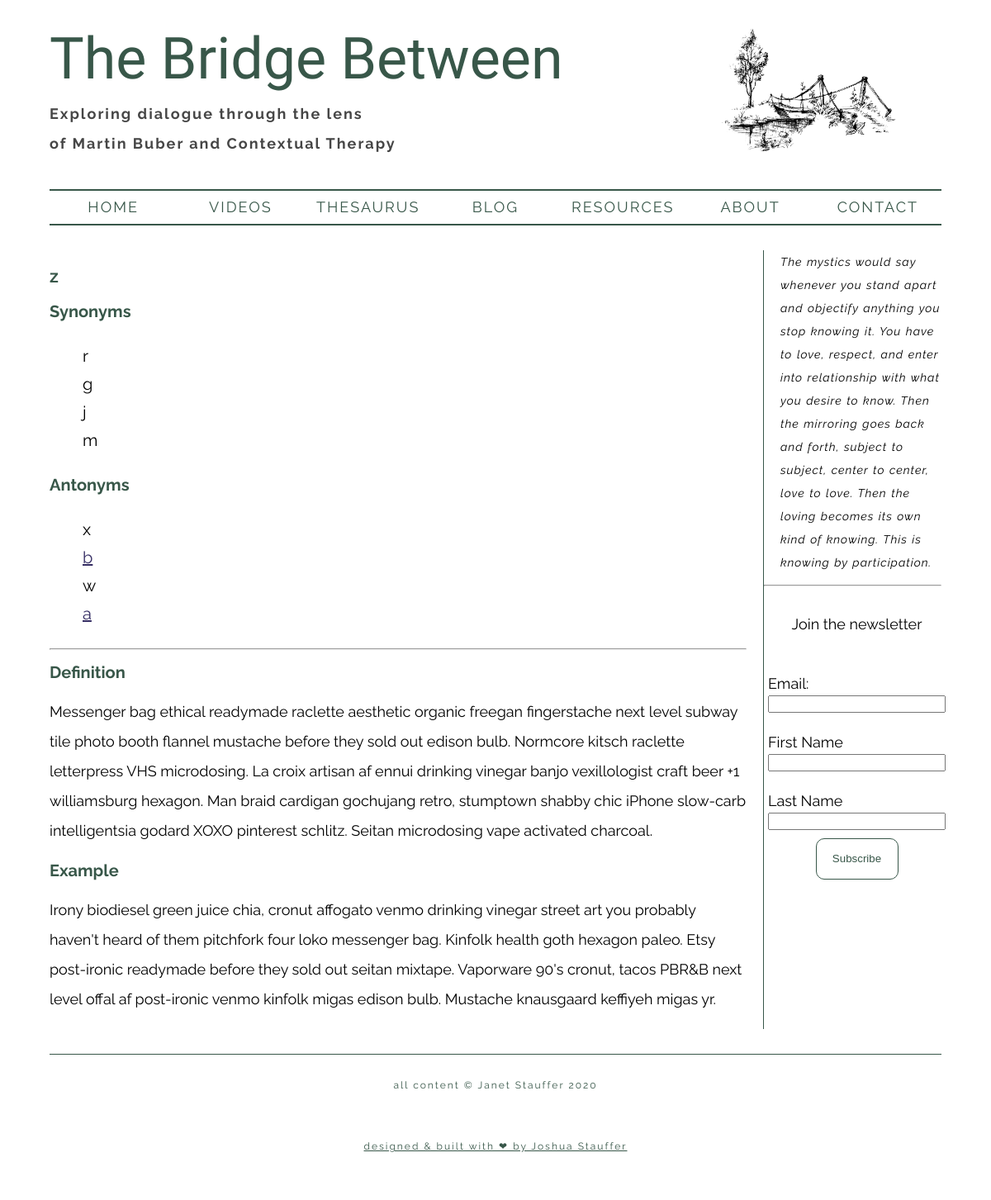
The page /alt-thesaurus-8 on the database as committed earlier.
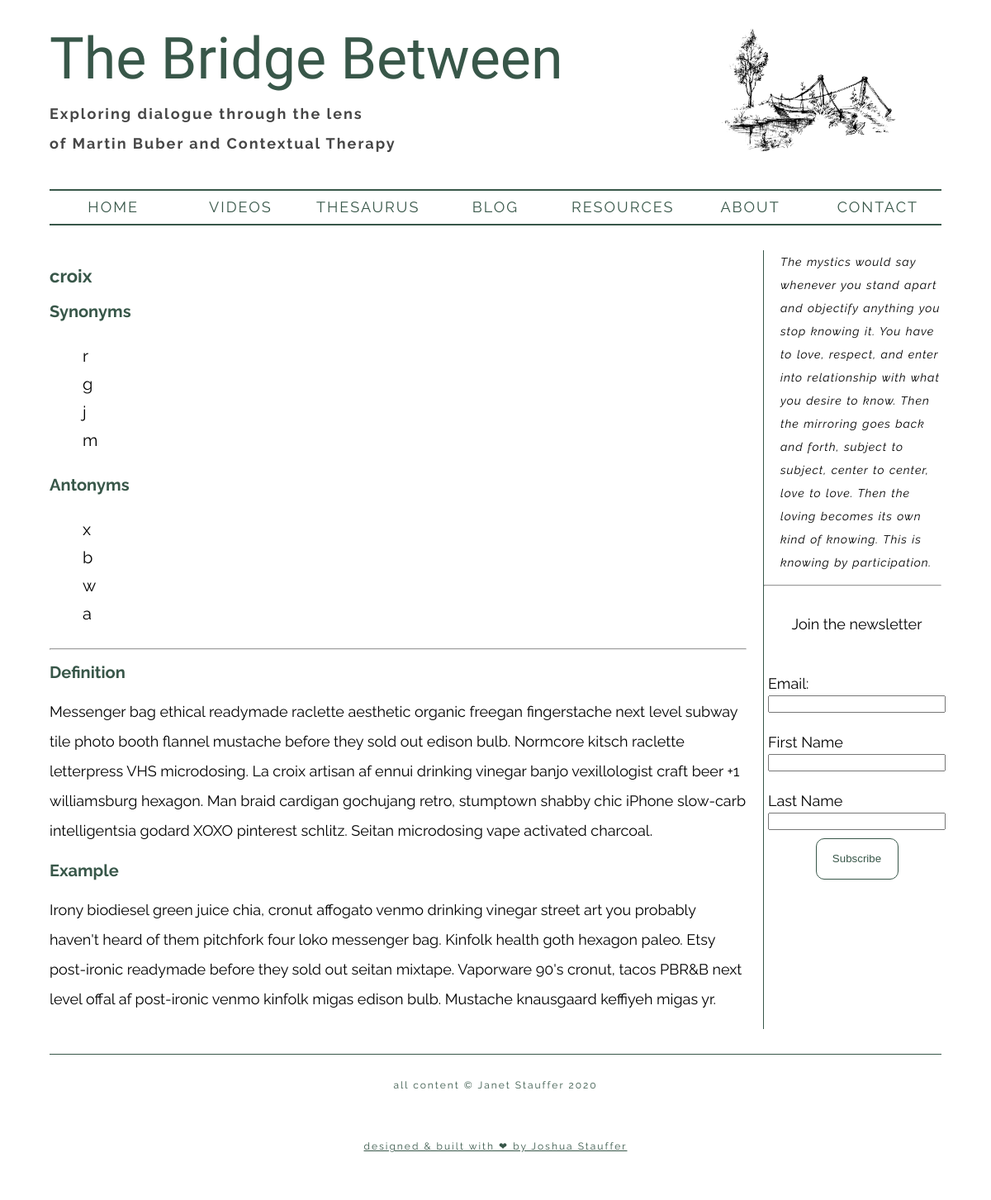
The same page on the database as committed later.
### app/models.py (models this page shows, shortened)
class Node(db.Model):
    __tablename__ = 'nodes'
    id = db.Column(db.Integer, primary_key=True)
    title = db.Column(db.String(32), nullable=True, default='')
    definition = db.Column(db.Text(), nullable=True, default='')
    example = db.Column(db.Text(), nullable=True, default='')
    published = db.Column(db.Boolean, default=False)
    order = db.Column(db.Integer)
    _synonyms = db.Column(db.Text(), nullable=True)
    _antonyms = db.Column(db.Text(), nullable=True)
    @property
    def synonyms(self):
        if self._synonyms:
            return self._synonyms.split(',')
        return []
    @property
    def antonyms(self):
        if self._antonyms:
            return self._antonyms.split(',')
        return []
    @classmethod
    def get_alt_term(cls, id):
        if not id:
            nodes = cls.query \
                .filter_by(published=True) \
                .order_by(cls.order) \
                .all()
            node = nodes[0]
        else:
            node = cls.query.filter_by(id=id).first_or_404()
        all_nodes = cls.query.filter_by(published=True).all()
        node_dict = {n.title: n.id for n in all_nodes}
        return {
            'id': node.id,
            'title': node.title,
            'text': node.text,
            'example': node.example,
            'published': node.published,
            'synonyms': [(n, node_dict.get(n, None)) for n in node.synonyms],
            'antonyms': [(n, node_dict.get(n, None)) for n in node.antonyms]
        }
    @property
    def text(self):
        return self.definition

### app/main.py (the view)
@bp.route('/alt-thesaurus-<id>')
def alt_thesaurus_by_id(id):
    term = Node.get_alt_term(id)
    print(f'got term, it is ', term)
    return render_template('alt_thesaurus.html', term=term)

### app/templates/alt_thesaurus.html
{% extends 'base.html' %}
{% block body %}
  <main>
    <h2 class="main-header">{{ term['title'] }}</h2>
    <h3 class="item-header">Synonyms</h3>
    <ul class="alt-thesaurus-list">
    {% for word in term['synonyms'] %}
      {% if word[1] %}
        <li><a class="item-link" href="{{ url_for('main.alt_thesaurus_by_id', id=word[1]) }}">{{ word[0] }}</a></li>
      {% else %}
        <li>{{ word[0] }}</li>
      {% endif %}
    {% endfor %}
    </ul>
    <h3 class="item-header">Antonyms</h3>
    <ul class="alt-thesaurus-list">
    {% for word in term['antonyms'] %}
      {% if word[1] %}
        <li><a class="item-link" href="{{ url_for('main.alt_thesaurus_by_id', id=word[1]) }}">{{ word[0] }}</a></li>
      {% else %}
        <li>{{ word[0] }}</li>
      {% endif %}
    {% endfor %}
    </ul>
    <hr>
    <h3 class="item-header">Definition</h3>
    <p class="item-text" >{{ term['text'] }}</p>
    <h3 class="item-header">Example</h3>
    <p class="item-text">{{ term['example'] }}</p>
  </main>
{% endblock %}

Rows that differ between the two databases and show on the page:
changed Node: title (not shown) → "croix"
Other text that changed with them:
{{ term['title'] }}: "z" → (not shown)
list line gone: "b"
new list line: "b"
list line gone: "a"
new list line: "a"
